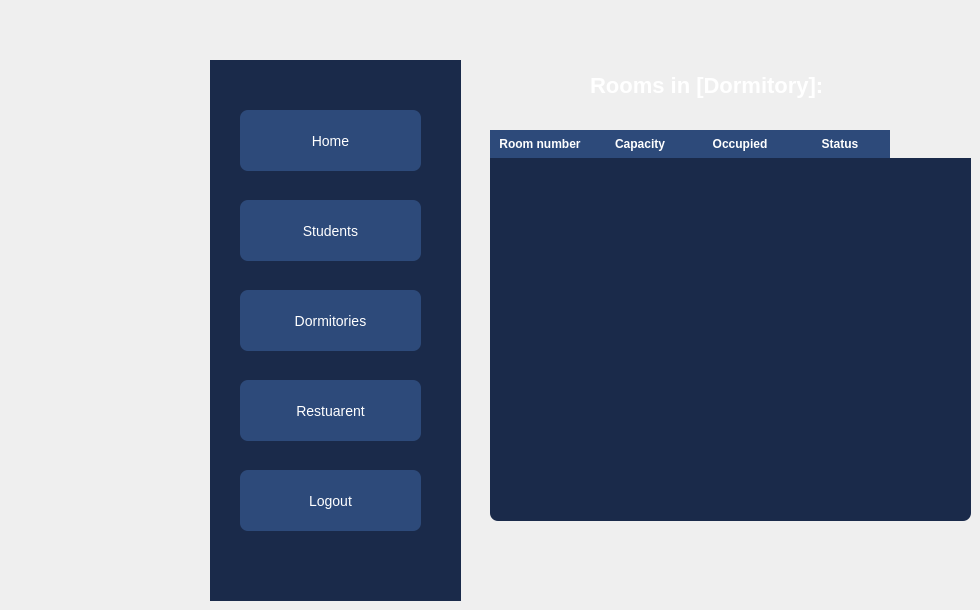
    <widget class="QWidget" name="roomsPage">
     <widget class="QLabel" name="lblRoomsTitle">
      <property name="geometry">
       <rect>
        <x>590</x>
        <y>70</y>
        <width>351</width>
        <height>31</height>
       </rect>
      </property>
      <property name="styleSheet">
       <string notr="true">color: white;
font-size: 22px;
font-weight: bold;
background-color: transparent;</string>
      </property>
      <property name="text">
       <string>Rooms in [Dormitory]:</string>
      </property>
     </widget>
     <widget class="QTableWidget" name="roomsTable">
      <property name="geometry">
       <rect>
        <x>490</x>
        <y>130</y>
        <width>481</width>
        <height>391</height>
       </rect>
      </property>
      <property name="styleSheet">
       <string notr="true">QTableWidget {
    background-color: #1a2a4a;
    color: white;
    border-radius: 8px;
    border: none;
    gridline-color: #2d4a7a;
}
QHeaderView::section {
    background-color: #2d4a7a;
    color: white;
    font-weight: bold;
    border: none;
    padding: 5px;
}</string>
      </property>
      <column>
       <property name="text">
        <string>Room number</string>
       </property>
      </column>
      <column>
       <property name="text">
        <string>Capacity</string>
       </property>
      </column>
      <column>
       <property name="text">
        <string>Occupied</string>
       </property>
      </column>
      <column>
       <property name="text">
        <string>Status</string>
       </property>
      </column>
     </widget>
     <widget class="QFrame" name="frame_11">
      <property name="geometry">
       <rect>
        <x>210</x>
        <y>60</y>
        <width>251</width>
        <height>541</height>
       </rect>
      </property>
      <property name="styleSheet">
       <string notr="true">background-color: #1a2a4a;
border-radius: 0px;
border: none;</string>
      </property>
      <property name="frameShape">
       <enum>QFrame::Shape::StyledPanel</enum>
      </property>
      <property name="frameShadow">
       <enum>QFrame::Shadow::Raised</enum>
      </property>
      <widget class="QPushButton" name="btnHome5">
       <property name="geometry">
        <rect>
         <x>30</x>
         <y>50</y>
         <width>181</width>
         <height>61</height>
        </rect>
       </property>
       <property name="styleSheet">
        <string notr="true">background-color: #2d4a7a;
color: white;
border-radius: 8px;
font-size: 14px;
padding: 10px;
border: none;</string>
       </property>
       <property name="text">
        <string>Home</string>
       </property>
      </widget>
      <widget class="QPushButton" name="btnDormitories5">
       <property name="geometry">
        <rect>
         <x>30</x>
         <y>230</y>
         <width>181</width>
         <height>61</height>
        </rect>
       </property>
       <property name="styleSheet">
        <string notr="true">background-color: #2d4a7a;
color: white;
border-radius: 8px;
font-size: 14px;
padding: 10px;
border: none;</string>
       </property>
       <property name="text">
        <string>Dormitories</string>
       </property>
      </widget>
      <widget class="QPushButton" name="btnStudents5">
       <property name="geometry">
        <rect>
         <x>30</x>
         <y>140</y>
         <width>181</width>
         <height>61</height>
        </rect>
       </property>
       <property name="styleSheet">
        <string notr="true">background-color: #2d4a7a;
color: white;
border-radius: 8px;
font-size: 14px;
padding: 10px;
border: none;</string>
       </property>
       <property name="text">
        <string>Students</string>
       </property>
      </widget>
      <widget class="QPushButton" name="btnRestaurant5">
       <property name="geometry">
        <rect>
         <x>30</x>
         <y>320</y>
         <width>181</width>
         <height>61</height>
        </rect>
       </property>
       <property name="styleSheet">
        <string notr="true">background-color: #2d4a7a;
color: white;
border-radius: 8px;
font-size: 14px;
padding: 10px;
border: none;</string>
       </property>
       <property name="text">
        <string>Restuarent</string>
       </property>
      </widget>
      <widget class="QPushButton" name="btnLogout5">
       <property name="geometry">
        <rect>
         <x>30</x>
         <y>410</y>
         <width>181</width>
         <height>61</height>
        </rect>
       </property>
       <property name="styleSheet">
        <string notr="true">background-color: #2d4a7a;
color: white;
border-radius: 8px;
font-size: 14px;
padding: 10px;
border: none;</string>
       </property>
       <property name="text">
        <string>Logout</string>
       </property>
      </widget>
     </widget>
    </widget>
